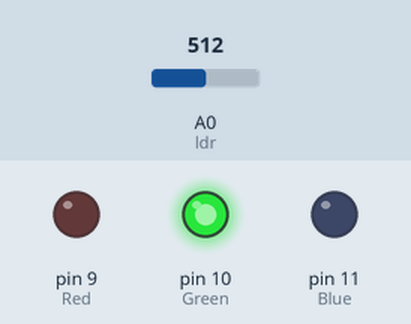
This sketch was run on a simulated Arduino Uno, built with avr-gcc and run on an emulated ATmega328P. Parts: output pins drawn as LEDs (lit = HIGH). Inputs (shaded band) come from the test bench; at power-on: A0 (ldr) = 512.

Above: at 1.2 s.
1.3 s: A0 (ldr) set to 585
2.8 s: A0 (ldr) set to 613
At 3.7 s:
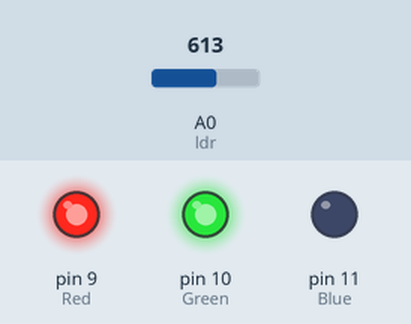
4.3 s: A0 (ldr) set to 783
5.8 s: A0 (ldr) set to 808
At 7.0 s:
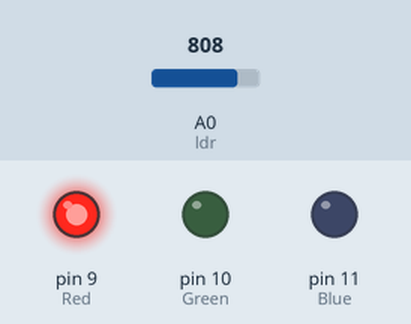
7.3 s: A0 (ldr) set to 290
At 8.5 s:
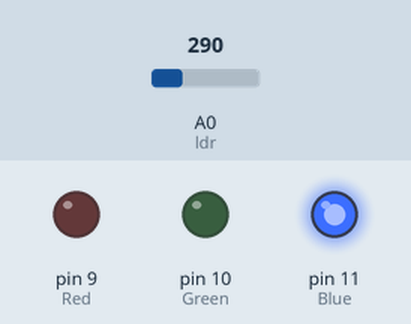
8.9 s: A0 (ldr) set to 309
At 9.7 s:
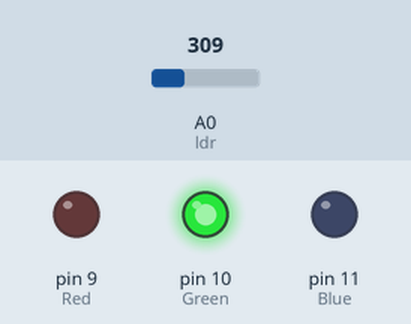
Timing chart, 0 to 11.5 s (numbered marks = the images above; inputs shaded):
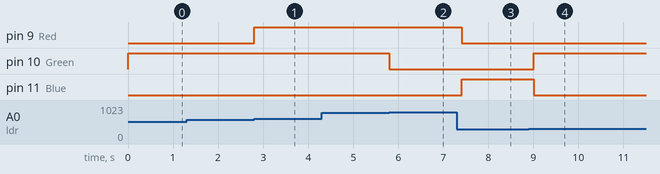

The sketch:

LDR.ino
```cpp
int ldr = A0;

void setup() {
  pinMode(9, OUTPUT);   // Red
  pinMode(10, OUTPUT);  // Green
  pinMode(11, OUTPUT);  // Blue
}

void loop() {

  int light = analogRead(ldr);

  if (light < 300) {
    // Dark → Blue
    digitalWrite(9, LOW);
    digitalWrite(10, LOW);
    digitalWrite(11, HIGH);
  }

  else if (light < 600) {
    // Medium light → Green
    digitalWrite(9, LOW);
    digitalWrite(10, HIGH);
    digitalWrite(11, LOW);
  }

  else if (light < 800) {
    // Bright → Yellow
    digitalWrite(9, HIGH);
    digitalWrite(10, HIGH);
    digitalWrite(11, LOW);
  }

  else {
    // Very bright → Red
    digitalWrite(9, HIGH);
    digitalWrite(10, LOW);
    digitalWrite(11, LOW);
  }

  delay(200);
}
```

Measured:
- the behaviour switches between 599 and 600 on A0 (ldr) (found by bisection; images 0 and 1)
- the behaviour switches between 799 and 800 on A0 (ldr) (found by bisection; images 1 and 2)
- the behaviour switches between 299 and 300 on A0 (ldr) (found by bisection; images 3 and 4)
- after the input at 1.3 s, every drawn part: stays the same
- after the input at 2.8 s, pin 9 (Red): LOW → HIGH at once
- after the input at 4.3 s, every drawn part: stays the same
- after the input at 5.8 s, pin 10 (Green): HIGH → LOW at once
- after the input at 7.3 s, pin 9 (Red): HIGH → LOW after 0.10 s; pin 11 (Blue): LOW → HIGH after 0.10 s
- after the input at 8.9 s, pin 10 (Green): LOW → HIGH after 0.11 s; pin 11 (Blue): HIGH → LOW after 0.11 s
